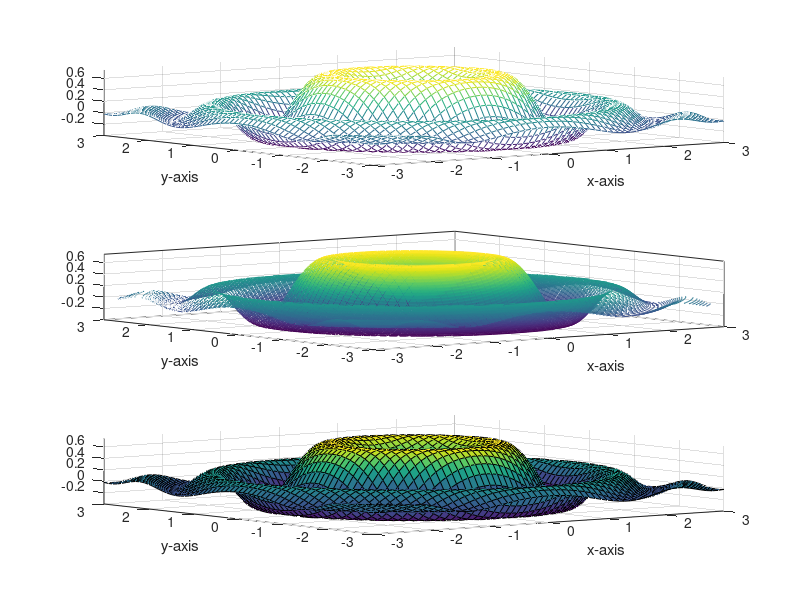

This chart was generated by the following MATLAB code:
x = -3:0.1:3;
y = (-3:0.1:3)';
v = ones(length(x),1);
X = v*x;
Y = y*v';
f = sin(X.^2 + Y.^2).*exp(-0.2*(X.^2 + Y.^2));
subplot(311)
mesh(x,y,f);
mxf = max(max(f));
mif = min(min(f));
axis([-3 , 3, -3, 3, mif, mxf])
xlabel('x-axis');
ylabel('y-axis');
subplot(313)
surf(x,y,f)
axis([-3 , 3, -3, 3, mif, mxf])
xlabel('x-axis');
ylabel('y-axis');

subplot(312)
contour3(x,y,f,90)
axis([-3 , 3, -3, 3, mif, mxf])
xlabel('x-axis');
ylabel('y-axis');
